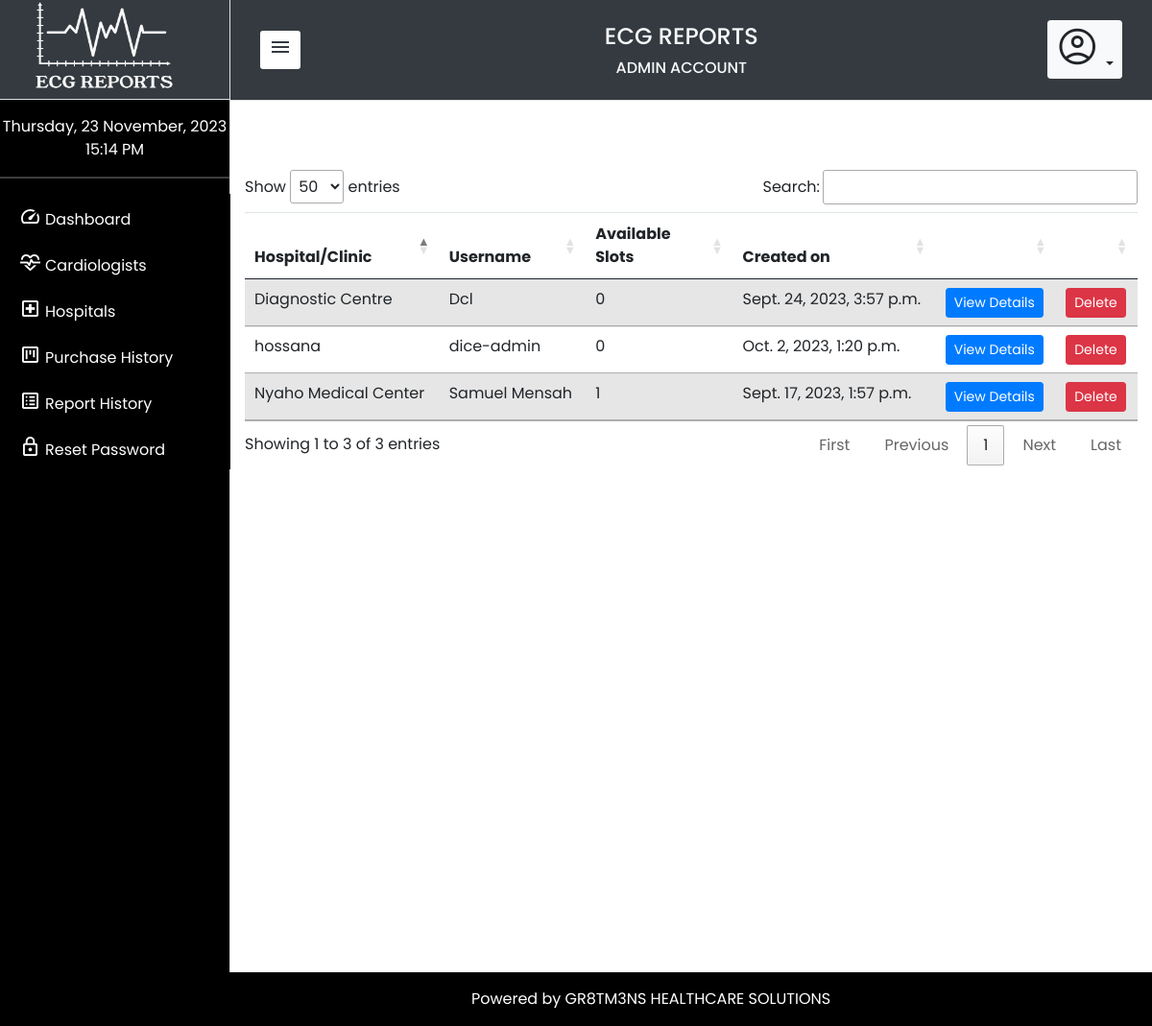
The page /superuser/view-hospitals/ (signed in) on the database its author committed.
### superuser/models.py (models this page shows, shortened)
class Hospital(models.Model):
    user = models.ForeignKey(User, on_delete=models.CASCADE)
    hospital_name = models.CharField(max_length=255, null=True)
    available_slots = models.IntegerField(default=0)
    logo = models.ImageField(upload_to = 'logo-uploads/', default = 'superuser\static\superuser\media\ekg.png', blank=True)
    contact = models.CharField(max_length=255, default='1234567890', null=True)
    country = models.CharField(max_length=255, default='Ghana', null=True)
    town = models.CharField(max_length=255, null=True)
    address = models.CharField(max_length=255, null=True)
    created_on = models.DateTimeField(auto_now_add=True)

class User(AbstractUser):
    is_admin = models.BooleanField(default=False)
    is_cardio = models.BooleanField(default=False)
    is_hospital = models.BooleanField(default=False)

### superuser/views.py (the view)
# urls.py: path('view-hospitals/', views.viewHospitals, name="viewHospitals"),
@login_required(login_url='login:login')
def viewHospitals(request, **kwargs):
    template_name = 'superuser/view-hospitals.html'
    user=request.user
    page = 'View Hospitals'
    hospitals = Hospital.objects.all()
    return render(request, template_name, {
        'page': page,
        'hospitals': hospitals
    })

### superuser/context_processors.py (called while the page is built)
def counter(request):
    now = datetime.now()
    year = now.year
    date = now.strftime("%A, %d %B, %Y")
    time = now.strftime("%H:%M %p")
    return { 'date': date, 'time': time, 'year':year }

### superuser/templates/superuser/view-hospitals.html (shortened to what this page needs)
{% extends 'superuser/base.html' %}
{% block content %}
<br>
<br>
<br>
<div class="table-responsive-md">
    {% csrf_token %}
<table class="table table-striped" id="hospitalx">
    <thead>
        <tr>
            <th>Hospital/Clinic</th>
            <th>Username</th>
            <th>Available Slots</th>
            <th>Created on</th>
            <th></th>
            <th></th>
        </tr>
    </thead>
    <tbody>
        {% for hospital in hospitals %}
        <tr id="{{ hospital.id }}">
            <td>{{ hospital.hospital_name }}</td>
            <td>{{ hospital.user.username }}</td>
            <td>{{ hospital.available_slots }}</td>
            <td>{{ hospital.created_on }}</td>
            <td><a href="{% url 'superuser:viewHospitalDetails' pk=hospital.id %}"><button type="button" class="btn btn-primary btn-sm">View Details</button></a></td>
            <td><a href="{% url 'superuser:deleteHospital' id=hospital.id %}" class="hospital-delete" id="{{ hospital.id }}"><button class="btn btn-danger btn-sm">Delete</button></a></td>
        </tr>
        {% endfor %}
    </tbody>
</table>
</div>
{% endblock %}

### superuser/static/superuser/css/style.css (style rules this page uses)
:root { --baseColor: #343A40; }
*, body { font-family: 'Poppins', sans-serif; font-weight: 400; -webkit-font-smoothing: antialiased; text-rendering: optimizeLegibility; -moz-osx-font-smoothing: grayscale; }

### superuser/static/superuser/css/styles.css (style rules this page uses)
:root { --baseColor: #343A40; }

### rows shown on the page
Hospital: hospital_name "Nyaho Medical Center", user.username "Samuel Mensah", available_slots "1", created_on "Sept. 17, 2023, 1:57 p.m."
Hospital: hospital_name "Diagnostic Centre", user.username "Dcl", available_slots "0", created_on "Sept. 24, 2023, 3:57 p.m."
Hospital: hospital_name "hossana", user.username "dice-admin", available_slots "0", created_on "Oct. 2, 2023, 1:20 p.m."
